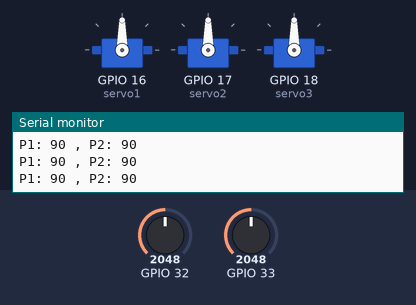
A sketch run on a simulated ESP32. Parts: 3 × servo, the last lines printed to the serial monitor. Inputs (shaded band) come from the test bench; at power-on: GPIO 32 = 2048, GPIO 33 = 2048.

Above: at 1.2 s.
1.3 s: GPIO 32 set to 1890
At 2.4 s:
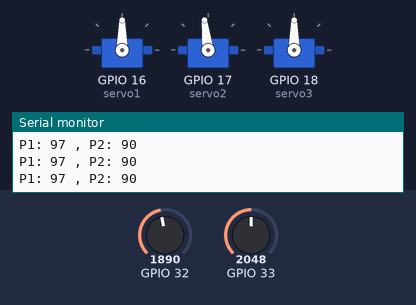
2.8 s: GPIO 32 set to 1785
At 3.1 s:
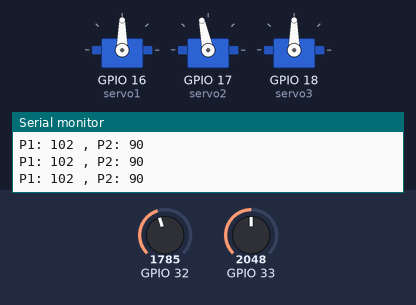
4.3 s: GPIO 33 set to 3840
At 4.9 s:
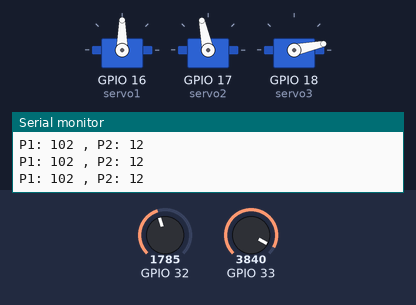
5.8 s: GPIO 33 set to 3932
At 7.1 s:
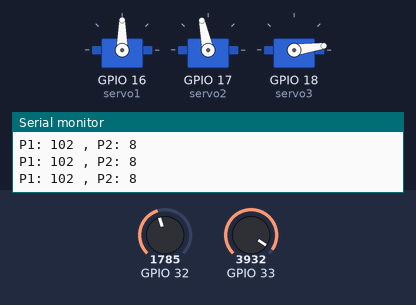
8.8 s: GPIO 32 set to 2047
At 10.0 s:
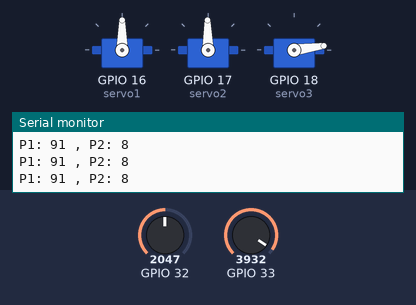
10.3 s: GPIO 33 set to 3603
At 11.4 s:
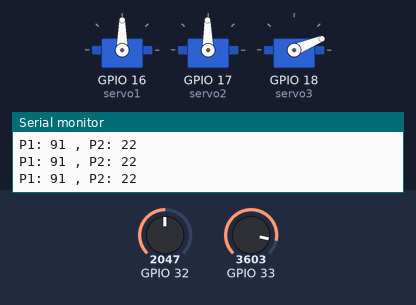
Timing chart, 0 to 12.8 s (numbered marks = the images above; inputs shaded):
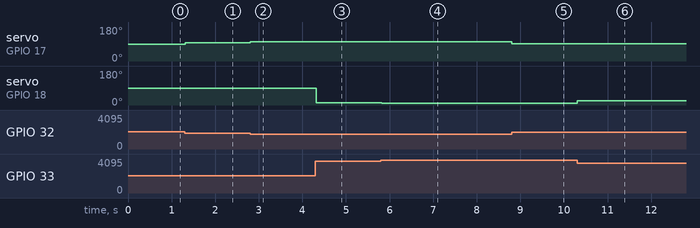

The sketch:

coderefreshed.ino
```cpp
#include <ESP32Servo.h>
int p1;
int p2;
Servo servo1;
Servo servo2;
Servo servo3;
void setup() {
Serial.begin(9600);
pinMode(12, INPUT_PULLUP);
pinMode(13, INPUT_PULLUP);
pinMode(32, INPUT);
pinMode(33, INPUT);
servo1.attach(16, 500, 2500);
servo2.attach(17, 500, 2500);
servo3.attach(18, 500, 2500);
}
void loop() {
p1 = analogRead(32);
p2 = analogRead(33);
// Invert mapping: higher pot value = lower angle
int angle1 = map(p1, 0, 4095, 180, 0);
int angle2 = map(p2, 0, 4095, 180, 0);
servo2.write(angle1);
servo3.write(angle2);
Serial.print("P1: ");
Serial.print(angle1);
Serial.print(" , P2: ");
Serial.println(angle2);
}
```

Measured:
- after the input at 1.3 s, servo on GPIO 17 (servo2): 90° → 97° at once
- after the input at 2.8 s, servo on GPIO 17 (servo2): 97° → 102° at once
- after the input at 4.3 s, servo on GPIO 18 (servo3): 90° → 12° at once
- after the input at 5.8 s, servo on GPIO 18 (servo3): 12° → 8° at once
- after the input at 8.8 s, servo on GPIO 17 (servo2): 102° → 91° at once
- after the input at 10.3 s, servo on GPIO 18 (servo3): 8° → 22° at once
